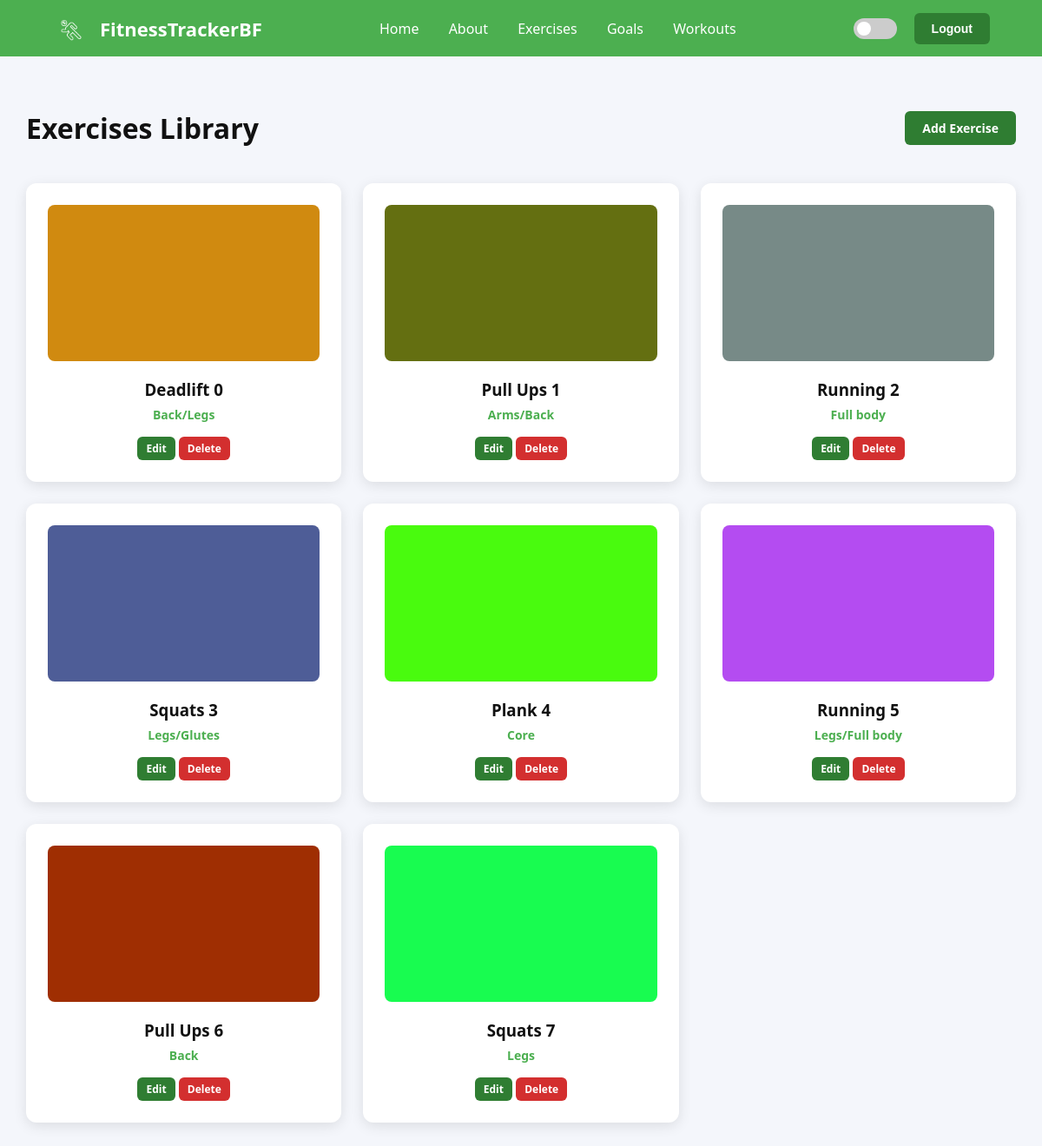
The app's page /exercises/ (signed in) with its own data.
### tracker/models.py (models this page shows, shortened)
class Exercise(models.Model):
    name = models.CharField(max_length=100)
    muscle_group = models.CharField(max_length=100)
    calories_per_minute = models.IntegerField()
    image = models.ImageField(upload_to="exercises/", blank=True)

### tracker/views.py (the view)
# urls.py: path("exercises/", ExerciseList.as_view(), name="exercises"),
class ExerciseList(LoginRequiredMixin, ListView):
    model = Exercise
    template_name = "exercise_list.html"

### tracker/templates/exercise_list.html (shortened to what this page needs)
{% extends "base.html" %}
{% load static %}
{% block content %}
<div style="display: flex; justify-content: space-between; align-items: center;">
    <h1>Exercises Library</h1>
    {% if user.is_staff %}
        <a href="{% url 'exercise_add' %}" class="btn">Add Exercise</a>
    {% endif %}
</div>
<div class="card-grid">
    {% for e in object_list %}
        <div class="card" style="text-align: center;">
            {% if e.image %}
                <img src="{{ e.image.url }}" alt="{{ e.name }}" style="width: 100%; height: 180px; object-fit: cover; border-radius: 8px;">
            {% else %}
                <img src="{% static 'images/placeholder.png' %}" alt="No Image" style="width: 100%; height: 180px; object-fit: cover; border-radius: 8px;">
            {% endif %}
            <h3 style="margin: 15px 0 5px 0;">{{ e.name }}</h3>
            <span style="color: var(--accent); font-weight: bold; font-size: 14px;">{{ e.muscle_group }}</span>
            {% if user.is_staff %}
            <div style="margin-top: 15px;">
                <a href="{% url 'exercise_edit' e.id %}" class="btn" style="padding: 5px 10px; font-size: 12px;">Edit</a>
                <a href="{% url 'exercise_delete' e.id %}" class="btn-delete" style="padding: 5px 10px; font-size: 12px;">Delete</a>
            </div>
            {% endif %}
        </div>
    {% endfor %}
</div>
{% endblock %}

### static/style.css (style rules this page uses)
:root { --bg: #f4f6fb; --card: #ffffff; --text: #111; --accent: #4CAF50; --btn-green: #2f7d32; --btn-green-hover: #1b5e20; }
* { box-sizing: border-box; }
body { background: var(--bg); color: var(--text); font-family: 'Segoe UI', Tahoma, Geneva, Verdana, sans-serif; margin: 0; padding: 0; transition: background 0.3s ease, color 0.3s ease; min-height: 100vh; }
.btn, .btn-logout, .btn-primary, .auth-card button[type="submit"], .btn-add { padding: 10px 20px; background: var(--btn-green) !important; color: white !important; border: none; border-radius: 6px; text-decoration: none !important; font-weight: 600; cursor: pointer; font-size: 14px; display: inline-block; transition: background 0.2s; }
.btn-delete { background: #d32f2f; color: white !important; padding: 10px 20px; border-radius: 6px; text-decoration: none !important; font-weight: 600; display: inline-block; }
.card-grid { display: grid; grid-template-columns: repeat(auto-fill, minmax(300px, 1fr)); gap: 25px; margin-top: 20px; }
.card { background: var(--card); padding: 25px; border-radius: 12px; box-shadow: 0 4px 15px rgba(0,0,0,0.1); transition: transform 0.2s, box-shadow 0.2s; color: var(--text); }

### records on screen
Exercise: image (picture), name "Deadlift 0", muscle_group "Back/Legs"
Exercise: image (picture), name "Pull Ups 1", muscle_group "Arms/Back"
Exercise: image (picture), name "Running 2", muscle_group "Full body"
Exercise: image (picture), name "Squats 3", muscle_group "Legs/Glutes"
Exercise: image (picture), name "Plank 4", muscle_group "Core"
Exercise: image (picture), name "Running 5", muscle_group "Legs/Full body"
Exercise: image (picture), name "Pull Ups 6", muscle_group "Back"
Exercise: image (picture), name "Squats 7", muscle_group "Legs"
